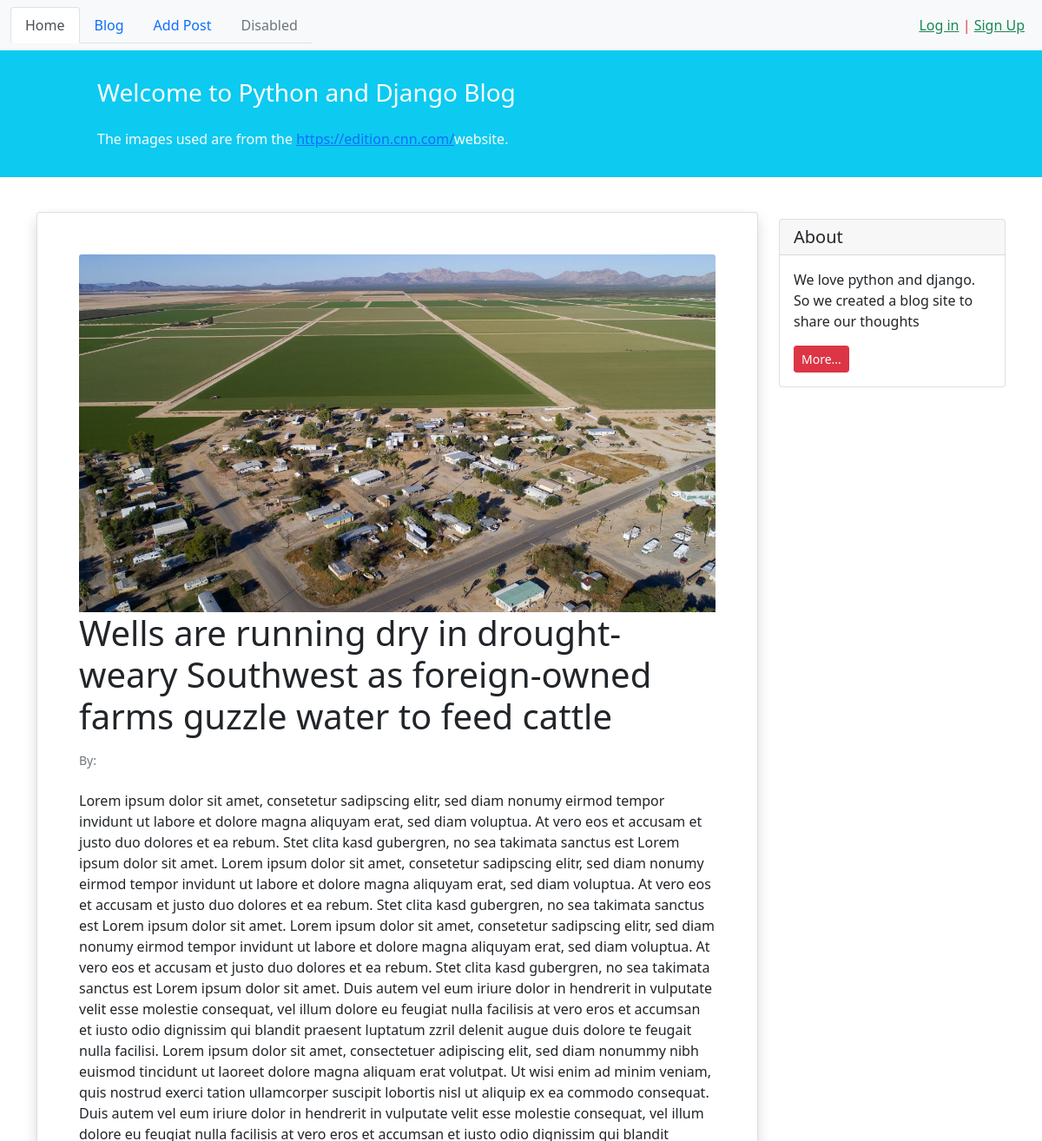
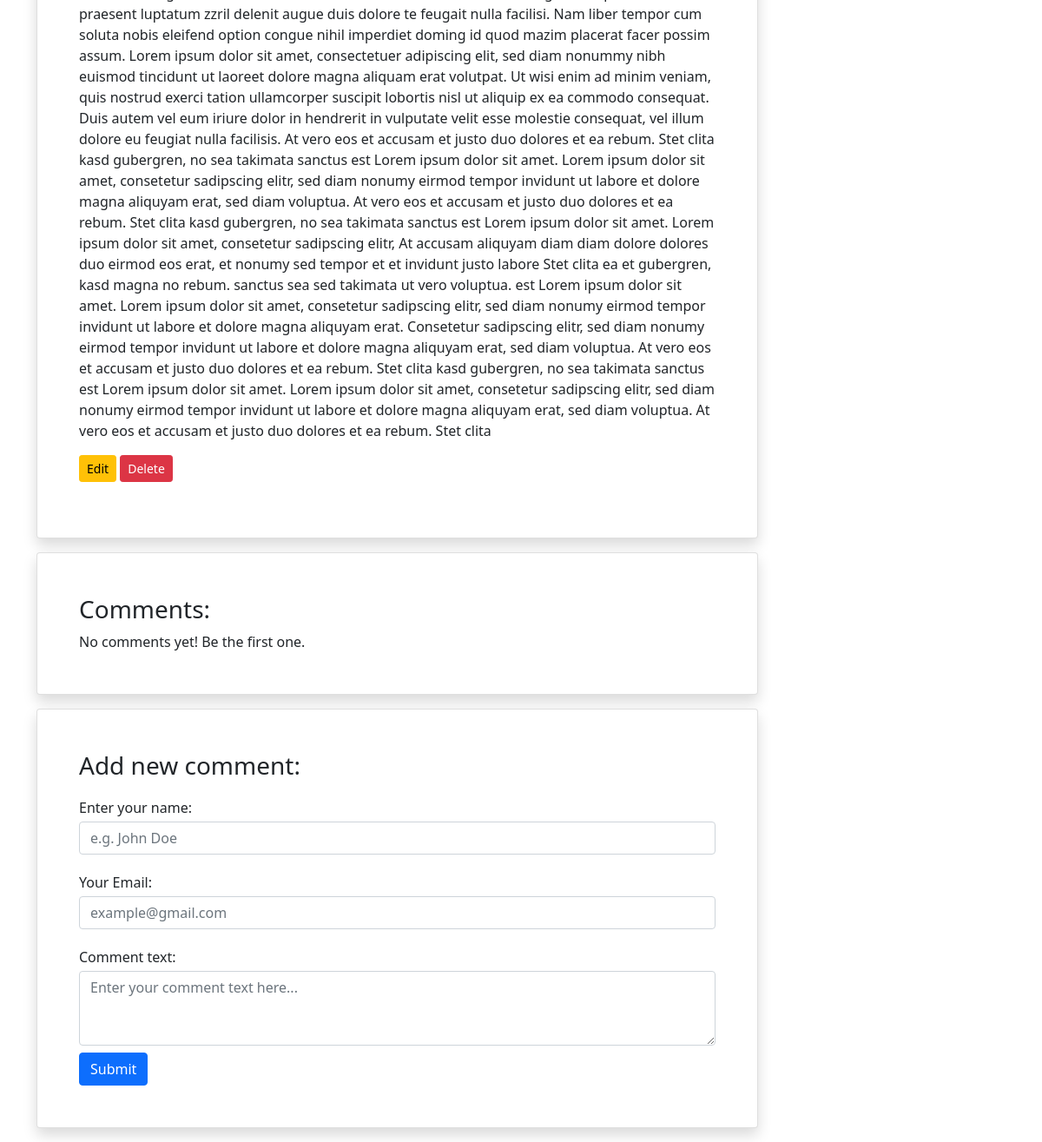
Page /9/ on the committed database (2 pictures, top to bottom).
### blog/models.py (models this page shows, shortened)
class post(models.Model):
    STATUS_CHOICES = (
        ('pub', 'Published'),
        ('drf', 'Draft'),
    )
    title = models.CharField(max_length=100)
    text = models.TextField()
    outher = models.ForeignKey('auth.User', on_delete=models.CASCADE)
    datetime_created = models.DateTimeField(auto_now_add=True)
    datetime_modified = models.DateTimeField(auto_now=True)
    status = models.CharField(choices=STATUS_CHOICES, max_length=3)
    image = models.ImageField(upload_to='blog/blog_cover', blank=True)

### blog/views.py (the view)
# urls.py: path('<int:pk>/', views.PostDetailView.as_view(), name='post_detail'),
class PostDetailView(generic.DetailView):
    model = post
    template_name = 'blog/post_detail.html'
    context_object_name = 'post'

### blog/templates/blog/post_detail.html (shortened to what this page needs)
{% extends '_base.html' %}
{% block content %}
    <div class="container mt-4">
        <div class="row">
            <div class="col-9">
                <div class="card shadow my-3 p-5">
                    <img class="card-img-top" src="{{ post.image.url }}" alt="Card image"
                         style="width:100%">
                    <h1>{{ post.title }}</h1>
                    <p class="small text-muted mt-2">By: {{ post.author }}</p>
                    <p class="mt-2">{{ post.text }}</p>
                    <P>
                        <a href="{% url 'post_update' post.id %}" class="btn btn-sm btn-warning">Edit</a>
                        <a href="{% url 'post_delete' post.id %}" class="btn btn-sm btn-danger">Delete</a>
                    </P>
                </div>
                <div class="card shadow my-3 p-5">
                    <h3>Comments:</h3>
                    No comments yet! Be the first one.
                </div>
                <div class="card shadow my-3 p-5">
                    <h3>Add new comment:</h3>
                    <form method="POST">
                        <div class="form-group py-2">
                            <label class="py-1" for="author_name">Enter your name:</label>
                            <input type="text" class="form-control" placeholder="e.g. John Doe" name="author_name">
                        </div>
                        <div class="form-group py-2">
                            <label class="py-1" for="email">Your Email:</label>
                            <input type="email" class="form-control" placeholder="example@gmail.com" name="email">
                        </div>
                        <div class="form-group py-2">
                            <label class="py-1" for="comment_text">Comment text:</label>
                            <textarea class="form-control" name="text" rows="3"
                                      placeholder="Enter your comment text here..."></textarea>
                        </div>
                        <button type="submit" class="btn btn-primary">Submit</button>
                    </form>
                </div>
            </div>
            <div class="col-3">
                <div class="card my-4">
                    <h5 class="card-header">About</h5>
                    <div class="card-body">
                        <p class="card-text">We love python and django. So we created a blog site to share our
                            thoughts</p>
                        <a href="#"
                           class="btn btn-sm btn-danger">
                            More...
                        </a>
                    </div>
                </div>
            </div>
        </div>
    </div>
{% endblock content %}

### rows in the picture
post: image (picture), title "Wells are running dry in drought-weary Southwest as foreign-owned farms guzzle water to feed cattle", text "Lorem ipsum dolor sit amet, consetetur sadipscing elitr, sed diam nonumy eirmod tempor invidunt ut labore et dolore magna aliquyam erat, sed diam voluptua. At vero eos et accusam et justo duo dolores et ea rebum. Stet clita kasd gubergren, no sea takimata sanctus est Lorem ipsum dolor sit amet. Lorem ipsum dolor sit amet, consetetur sadipscing elitr, sed diam nonumy eirmod tempor invidunt ut labore et dolore magna aliquyam erat, sed diam voluptua. At vero eos et accusam et justo duo dolores et ea rebum. Stet clita kasd gubergren, no sea takimata sanctus est Lorem ipsum dolor sit amet. Lorem ipsum dolor sit amet, consetetur sadipscing elitr, sed diam nonumy eirmod tempor invidunt ut labore…"
